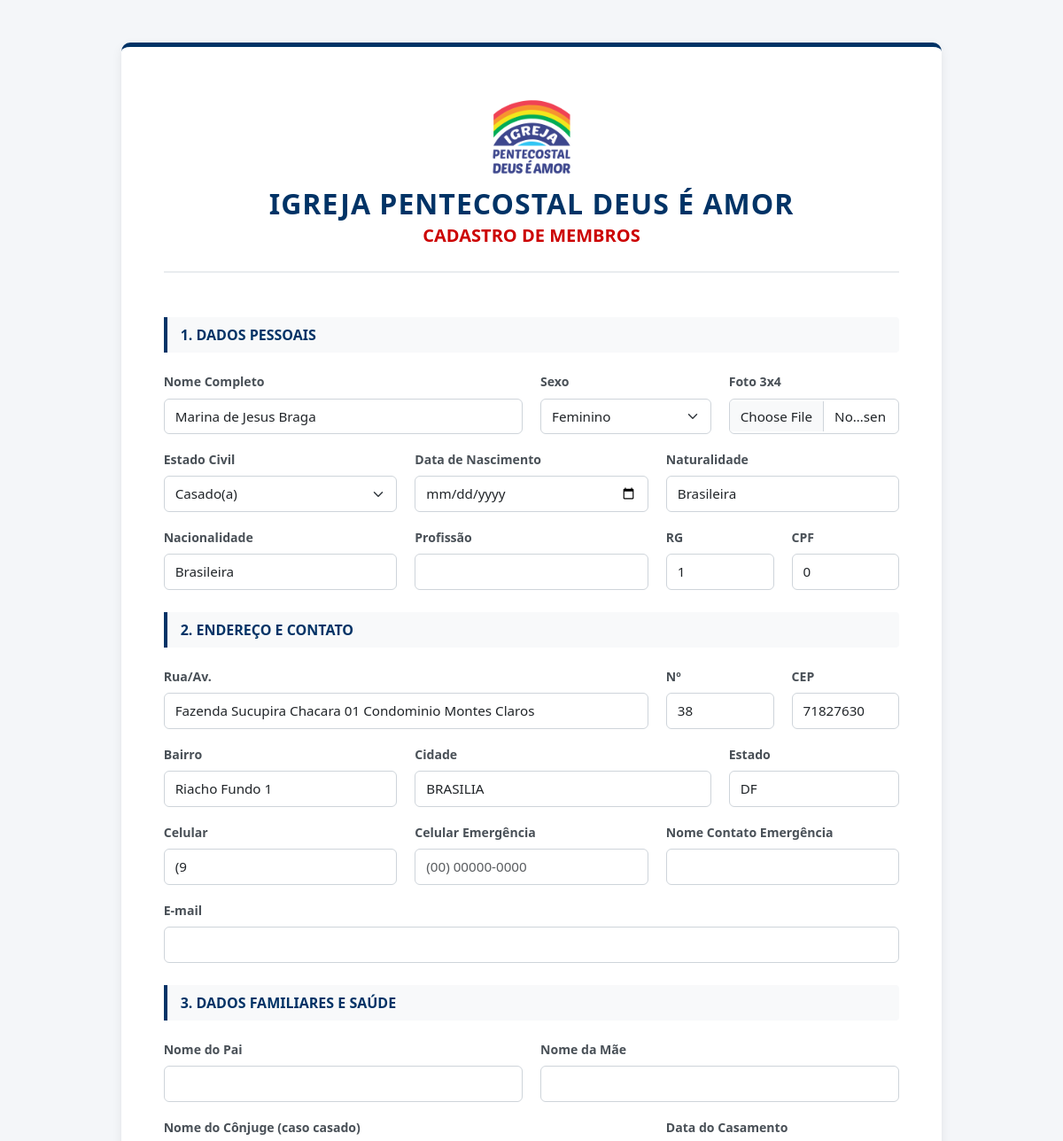
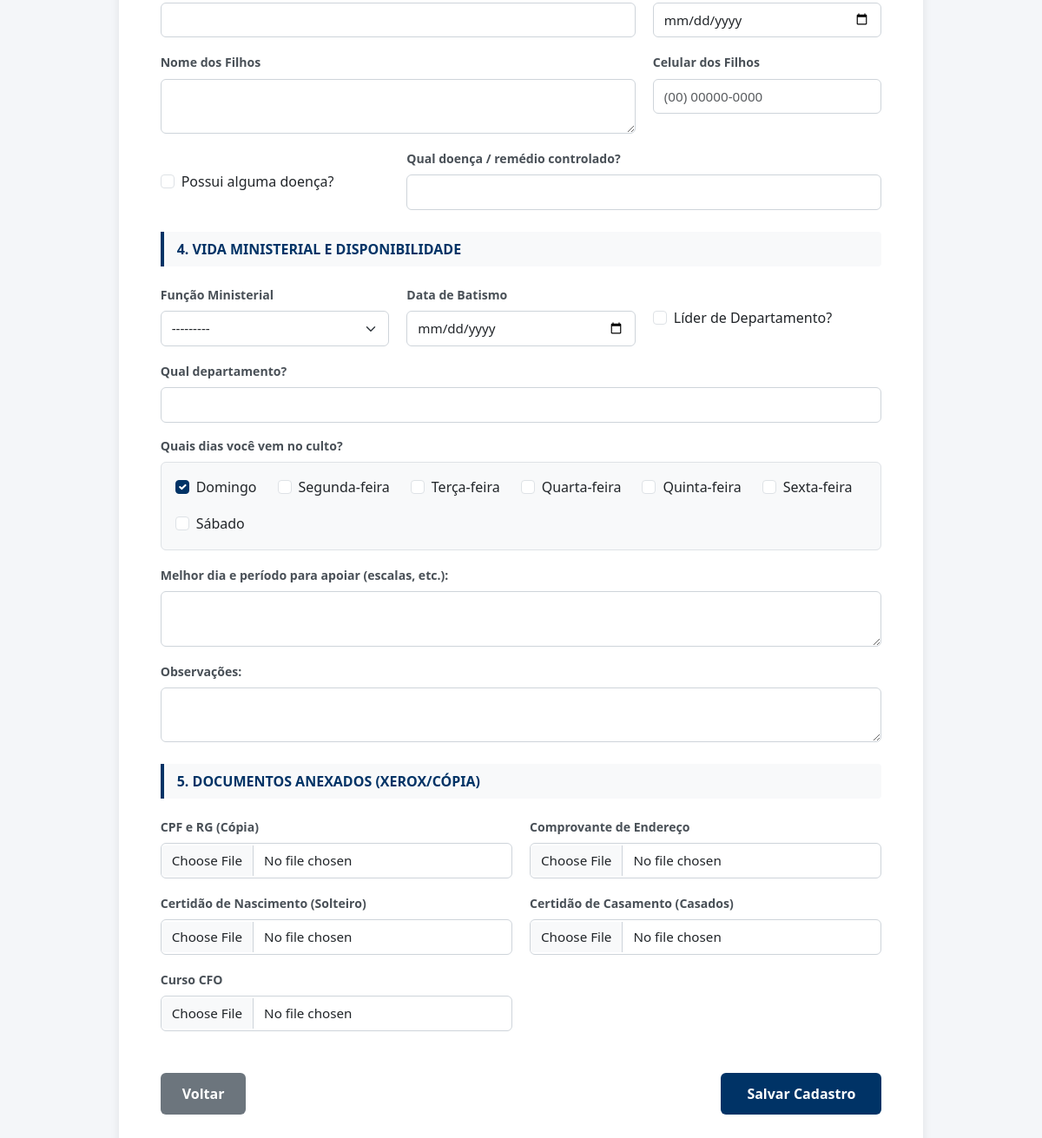
The page /editar/2/ on the database its author committed (2 pictures, top to bottom).
### membros/models.py (models this page shows, shortened)
class Membro(models.Model):
    SEXO_CHOICES = [
        ('M', 'Masculino'),
        ('F', 'Feminino'),
    ]
    ESTADO_CIVIL_CHOICES = [
        ('S', 'Solteiro(a)'),
        ('C', 'Casado(a)'),
        ('V', 'Viúvo(a)'),
        ('D', 'Divorciado(a)'),
    ]
    FUNCAO_CHOICES = [
        ('membro', 'Membro(a)'),
        ('cooperador', 'Cooperador(a)'),
        ('diacono', 'Diácono'),
        ('obreiro', 'Obreiro(a)'),
        ('presbitero', 'Presbítero'),
        ('pastor', 'Pastor'),
        ('2_pastor', '2º Pastor'),
    ]
    nome = models.CharField("Nome", max_length=150)
    sexo = models.CharField("Sexo", max_length=1, choices=SEXO_CHOICES)
    foto = models.ImageField("Foto 3x4", upload_to='fotos_membros/', blank=True, null=True)
    estado_civil = models.CharField("Estado Civil", max_length=1, choices=ESTADO_CIVIL_CHOICES)
    data_nascimento = models.DateField("Data de Nascimento")
    naturalidade = models.CharField("Naturalidade", max_length=100)
    nacionalidade = models.CharField("Nacionalidade", max_length=100, default="Brasileira")
    profissao = models.CharField("Profissão", max_length=100, blank=True, null=True)
    rg = models.CharField("RG", max_length=20)
    cpf = models.CharField("CPF", max_length=14, unique=True)
    endereco = models.CharField("Endereço", max_length=200)
    numero = models.CharField("Número", max_length=20)
    cep = models.CharField("CEP", max_length=10)
    bairro = models.CharField("Bairro", max_length=100)
    cidade = models.CharField("Cidade", max_length=100)
    estado = models.CharField("Estado", max_length=2)
    celular = models.CharField("Celular", max_length=20)
    celular_contato = models.CharField("Celular de Contacto", max_length=20, blank=True, null=True)
    nome_contato = models.CharField("Nome do Contacto", max_length=100, blank=True, null=True)
    email = models.EmailField("E-mail", blank=True, null=True)
    nome_pai = models.CharField("Nome do Pai", max_length=150, blank=True, null=True)
    nome_mae = models.CharField("Nome da Mãe", max_length=150, blank=True, null=True)
    nome_conjuge = models.CharField("Nome do Cônjuge", max_length=150, blank=True, null=True)
    data_casamento = models.DateField("Data do Casamento", blank=True, null=True)
    nome_filhos = models.TextField("Nome dos Filhos", blank=True, null=True)
    celular_filho = models.CharField("Celular dos Filhos", max_length=20, blank=True, null=True)
    possui_doenca = models.BooleanField("Possui alguma doença?", default=False)
    qual_doenca = models.CharField("Qual doença?", max_length=200, blank=True, null=True)
    funcao_ministerial = models.CharField("Função Ministerial", max_length=50, choices=FUNCAO_CHOICES, blank=True, null=True)
    data_batismo = models.DateField("Data de Batismo", blank=True, null=True)
    lider_departamento = models.BooleanField("Líder de Departamento?", default=False)
    qual_departamento = models.CharField("Qual Departamento?", max_length=100, blank=True, null=True)
    dias_culto = models.CharField("Dias que vem ao culto", max_length=200, blank=True, null=True)
    periodo_apoio = models.TextField("Melhor dia e período para apoiar em escalas", blank=True, null=True)
    observacoes = models.TextField("Observações", blank=True, null=True)
    doc_cpf_rg = models.FileField("CPF e RG (Cópia)", upload_to='documentos/cpf_rg/', blank=True, null=True)
    doc_comprovante_residencia = models.FileField("Comprovante de Endereço", upload_to='documentos/enderecos/', blank=True, null=True)
    doc_certidao_nascimento = models.FileField("Certidão de Nascimento", upload_to='documentos/certidoes/', blank=True, null=True)
    doc_certidao_casamento = models.FileField("Certidão de Casamento", upload_to='documentos/certidoes/', blank=True, null=True)
    doc_curso_cfo = models.FileField("Curso CFO", upload_to='documentos/cfo/', blank=True, null=True)
    data_cadastro = models.DateTimeField(auto_now_add=True)

### membros/views.py (the view, shortened to what this page needs)
# urls.py: path('editar/<int:pk>/', MembroUpdateView.as_view(), name='editar_membro'),
class MembroUpdateView(UpdateView):
    model = Membro
    form_class = MembroForm
    template_name = 'membros/form_membro.html'
    success_url = reverse_lazy('home')

### membros/templates/membros/form_membro.html (shortened to what this page needs)
{% load static %}
<!DOCTYPE html>
<html lang="pt-br">
<head>
    <link href="https://cdn.jsdelivr.net/npm/bootstrap@5.3.0/dist/css/bootstrap.min.css" rel="stylesheet">
    <link rel="stylesheet" href="{% static 'membros/css/style.css' %}">
</head>
<body>
<div class="container my-5">
    <div class="row justify-content-center">
        <div class="col-lg-10">
            <div class="card card-cadastro p-4 p-md-5">
                <div class="header-igreja">
                    <img src="{% static 'membros/img/Logo.png' %}" alt="Logotipo da aplicação" width="110" height="110">
                    <h2>IGREJA PENTECOSTAL DEUS É AMOR</h2>
                    <h5>CADASTRO DE MEMBROS</h5>
                </div>
                <form method="post" enctype="multipart/form-data">
                    <div class="section-title">1. DADOS PESSOAIS</div>
                    <div class="row g-3">
                        <div class="col-md-6">
                            <label class="form-label">Nome Completo</label>
                            {{ form.nome }}
                        </div>
                        <div class="col-md-3">
                            <label class="form-label">Sexo</label>
                            {{ form.sexo }}
                        </div>
                        <div class="col-md-3">
                            <label class="form-label">Foto 3x4</label>
                            {{ form.foto }}
                        </div>
                        <div class="col-md-4">
                            <label class="form-label">Estado Civil</label>
                            {{ form.estado_civil }}
                        </div>
                        <div class="col-md-4">
                            <label class="form-label">Data de Nascimento</label>
                            {{ form.data_nascimento }}
                        </div>
                        <div class="col-md-4">
                            <label class="form-label">Naturalidade</label>
                            {{ form.naturalidade }}
                        </div>
                        <div class="col-md-4">
                            <label class="form-label">Nacionalidade</label>
                            {{ form.nacionalidade }}
                        </div>
                        <div class="col-md-4">
                            <label class="form-label">Profissão</label>
                            {{ form.profissao }}
                        </div>
                        <div class="col-md-2">
                            <label class="form-label">RG</label>
                            {{ form.rg }}
                        </div>
                        <div class="col-md-2">
                            <label class="form-label">CPF</label>
                            {{ form.cpf }}
                        </div>
                    </div>
                    <div class="section-title">2. ENDEREÇO E CONTATO</div>
                    <div class="row g-3">
                        <div class="col-md-8">
                            <label class="form-label">Rua/Av.</label>
                            {{ form.endereco }}
                        </div>
                        <div class="col-md-2">
                            <label class="form-label">Nº</label>
                            {{ form.numero }}
                        </div>
                        <div class="col-md-2">
                            <label class="form-label">CEP</label>
                            {{ form.cep }}
                        </div>
                        <div class="col-md-4">
                            <label class="form-label">Bairro</label>
                            {{ form.bairro }}
                        </div>
                        <div class="col-md-5">
                            <label class="form-label">Cidade</label>
                            {{ form.cidade }}
                        </div>
                        <div class="col-md-3">
                            <label class="form-label">Estado</label>
                            {{ form.estado }}
                        </div>
                        <div class="col-md-4">
                            <label class="form-label">Celular</label>
                            {{ form.celular }}
                        </div>
                        <div class="col-md-4">
                            <label class="form-label">Celular Emergência</label>
                            {{ form.celular_contato }}
                        </div>
                        <div class="col-md-4">
                            <label class="form-label">Nome Contato Emergência</label>
                            {{ form.nome_contato }}
                        </div>
                        <div class="col-md-12">
                            <label class="form-label">E-mail</label>
                            {{ form.email }}
                        </div>
                    </div>
                    <div class="section-title">3. DADOS FAMILIARES E SAÚDE</div>
                    <div class="row g-3">
                        <div class="col-md-6">
                            <label class="form-label">Nome do Pai</label>
                            {{ form.nome_pai }}
                        </div>
                        <div class="col-md-6">
                            <label class="form-label">Nome da Mãe</label>
                            {{ form.nome_mae }}
                        </div>
                        <div class="col-md-8">
                            <label class="form-label">Nome do Cônjuge (caso casado)</label>
                            {{ form.nome_conjuge }}
                        </div>
                        <div class="col-md-4">
                            <label class="form-label">Data do Casamento</label>
                            {{ form.data_casamento }}
                        </div>
                        <div class="col-md-8">
                            <label class="form-label">Nome dos Filhos</label>
                            {{ form.nome_filhos }}
                        </div>
                        <div class="col-md-4">
                            <label class="form-label">Celular dos Filhos</label>
                            {{ form.celular_filho }}
                        </div>
                        <div class="col-md-4 align-self-center mt-4">
                            <div class="form-check">
                                {{ form.possui_doenca }}
                                <label class="form-check-label font-weight-bold">Possui alguma doença?</label>
                            </div>
                        </div>
                        <div class="col-md-8">
                            <label class="form-label">Qual doença / remédio controlado?</label>
                            {{ form.qual_doenca }}
                        </div>
                    </div>
                    <div class="section-title">4. VIDA MINISTERIAL E DISPONIBILIDADE</div>
                    <div class="row g-3">
                        <div class="col-md-4">
                            <label class="form-label">Função Ministerial</label>
                            {{ form.funcao_ministerial }}
                        </div>
                        <div class="col-md-4">
                            <label class="form-label">Data de Batismo</label>
                            {{ form.data_batismo }}
                        </div>
                        <div class="col-md-4 align-self-center mt-4">
                            <div class="form-check">
                                {{ form.lider_departamento }}
                                <label class="form-check-label font-weight-bold" for="{{ form.lider_departamento.id_for_label }}">
                                    Líder de Departamento?
                                </label>
                            </div>
                        </div>
                        <div class="col-md-12">
                            <label class="form-label">Qual departamento?</label>
                            {{ form.qual_departamento }}
                        </div>
                        <div class="col-12">
                            <label class="form-label d-block">Quais dias você vem no culto?</label>
                            <div class="d-flex flex-wrap gap-3 p-3 bg-light rounded border">
                                {% for check in form.dias_culto_checkboxes %}
                                    <div class="form-check me-2">
                                        {{ check.tag }}
                                        <label class="form-check-label" for="{{ check.id_for_label }}">
                                            {{ check.choice_label }}
                                        </label>
                                    </div>
                                {% endfor %}
                            </div>
                        </div>
                        <div class="col-12">
                            <label class="form-label">Melhor dia e período para apoiar (escalas, etc.):</label>
                            {{ form.periodo_apoio }}
                        </div>
                        <div class="col-12">
                            <label class="form-label">Observações:</label>
                            {{ form.observacoes }}
                        </div>
                    </div>
                    <div class="section-title">5. DOCUMENTOS ANEXADOS (XEROX/CÓPIA)</div>
                    <div class="row g-3">
                        <div class="col-md-6">
                            <label class="form-label">CPF e RG (Cópia)</label>
                            {{ form.doc_cpf_rg }}
                        </div>
                        <div class="col-md-6">
                            <label class="form-label">Comprovante de Endereço</label>
                            {{ form.doc_comprovante_residencia }}
                        </div>
                        <div class="col-md-6">
                            <label class="form-label">Certidão de Nascimento (Solteiro)</label>
                            {{ form.doc_certidao_nascimento }}
                        </div>
                        <div class="col-md-6">
                            <label class="form-label">Certidão de Casamento (Casados)</label>
                            {{ form.doc_certidao_casamento }}
                        </div>
                        <div class="col-md-6">
                            <label class="form-label">Curso CFO</label>
                            {{ form.doc_curso_cfo }}
                        </div>
                    </div>
                    <div class="d-flex justify-content-between align-items-center mt-5">
                        <a href="{% url 'home' %}" class="btn btn-voltar">Voltar</a>
                        <button type="submit" class="btn btn-salvar">Salvar Cadastro</button>
                    </div>
                </form>
            </div>
        </div>
    </div>
</div>
</body>
</html>

### rows shown on the page
Membro: nome "Marina de Jesus Braga", sexo "Feminino", estado_civil "Casado(a)", naturalidade "Brasileira", nacionalidade "Brasileira", rg "1", cpf "0", endereco "Fazenda Sucupira Chacara 01 Condominio Montes Claros", numero "38", cep "71827630", bairro "Riacho Fundo 1", cidade "BRASILIA", estado "DF", celular "(9", funcao_ministerial "---------"

### other values the page prints
{{ check.choice_label }} "Domingo" "Segunda-feira" "Terça-feira" "Quarta-feira" "Quinta-feira" "Sexta-feira" "Sábado"
